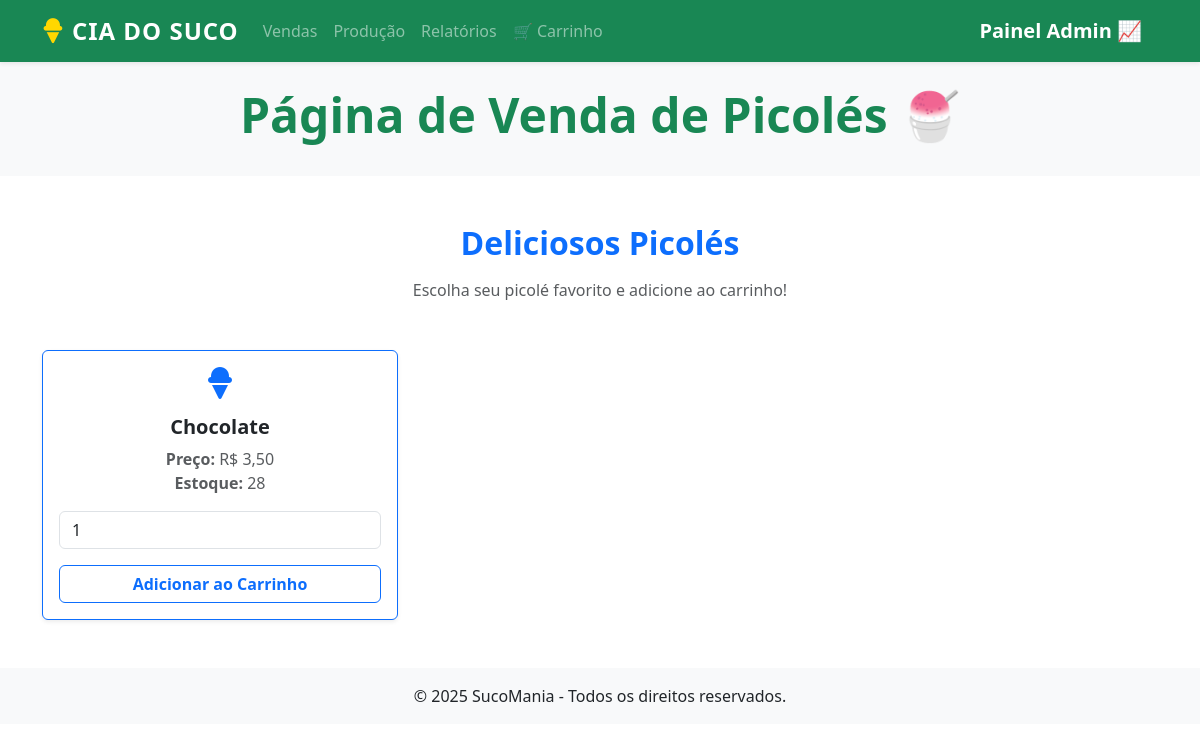
Before: /picole/ with the older database file.
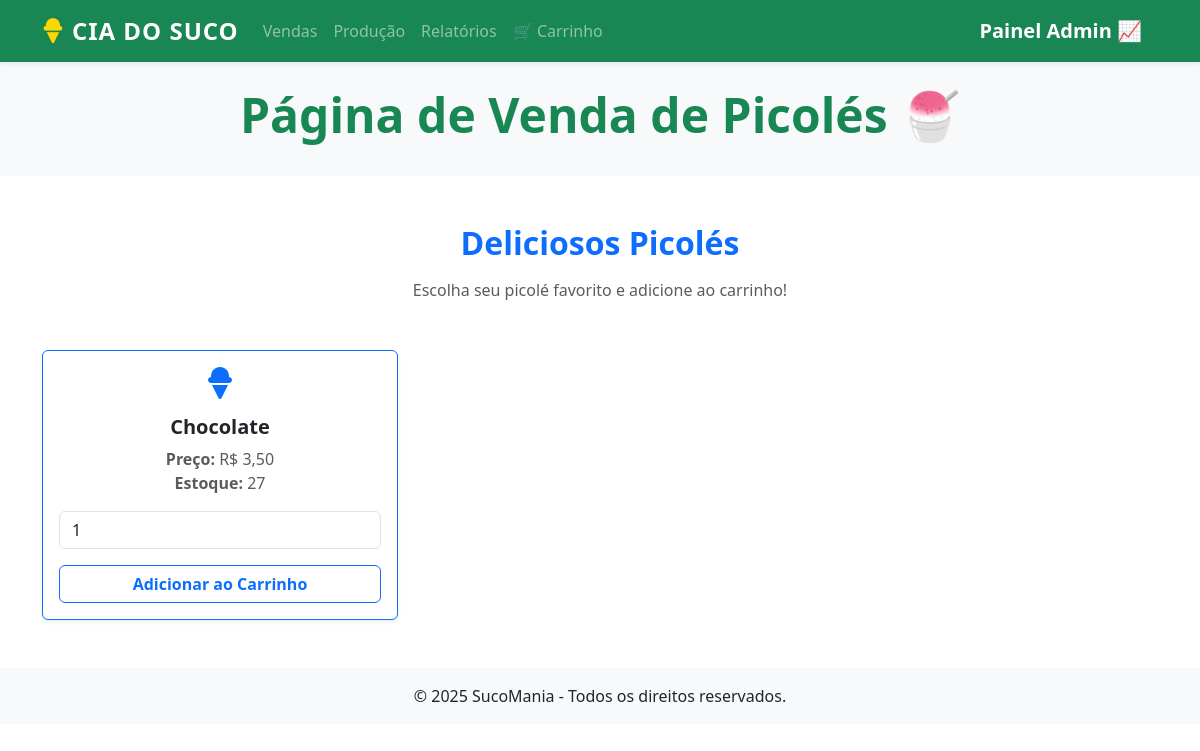
After: the same page with the newer database file.
### sucos/models.py (models this page shows, shortened)
class Product(models.Model):
    title = models.CharField(max_length= 100, verbose_name='Titutlo')
    ingredient  = models.ForeignKey('Ingredient', on_delete=models.PROTECT,related_name='products', verbose_name='Ingrediente')
    quantity = models.PositiveBigIntegerField(default=0, verbose_name='Quantidade em Estoque')
    category = models.ForeignKey(Category, on_delete= models.PROTECT, related_name='products', verbose_name='Categoria')
    price = models.DecimalField(max_digits=10, decimal_places=2, verbose_name='Preço')
    is_active = models.BooleanField(default=True, verbose_name='Ativo')
    description = models.TextField(null=True, blank=True, verbose_name='Descrição')
    created_at = models.DateTimeField(auto_now_add=True, verbose_name='Criado em')
    updated_at = models.DateTimeField(auto_now=True, verbose_name='Atualizado em')
    class Meta:
        ordering = ['title']
        verbose_name = 'Produto'

### sucos/views.py (the view)
# urls.py: path('picole/', listar_picole, name='picole'),
def listar_picole(request):
    picole= Product.objects.filter(category__name = 'Picole', is_active =  True)
    return render(request, 'produtos/gelados/picole.html', {'picoles': picole})

### sucos/templates/produtos/gelados/picole.html (shortened to what this page needs)
{% extends 'produtos/suco.html' %}
{% load static %}
{% block menu %}
<nav class="navbar navbar-expand-lg navbar-dark bg-success shadow-sm">
    <div class="container">
        <a class="navbar-brand d-flex align-items-center" href="{% url 'inicio' %}">
            <i class="fas fa-ice-cream fa-lg me-2" style="color: #FFD700;"></i>
            <span class="fw-bold fs-4" style="letter-spacing: 1px;">CIA DO SUCO</span>
        </a>
        <div class="collapse navbar-collapse" id="navbarNav">
            <ul class="navbar-nav me-auto">
                <li class="nav-item"><a class="nav-link" href="{% url 'venda' %}">Vendas</a></li>
                <li class="nav-item"><a class="nav-link" href="{% url 'sucos-producao' %}">Produção</a></li>
                <li class="nav-item"><a class="nav-link" href="#">Relatórios</a></li>
                <li class="nav-item"><a class="nav-link" href="{% url 'ver_carrinho' %}">🛒 Carrinho</a></li>
            </ul>
            <a class="navbar-brand d-flex align-items-center text-white" href="{% url 'admin:index' %}">
                <span class="fw-bold fs-5">Painel Admin 📈</span>
            </a>
        </div>
    </div>
</nav>
<div class="bg-light py-4 text-center">
    <div class="container">
        <h1 class="display-5 text-success fw-bold">Página de Venda de Picolés 🍧</h1>
    </div>
</div>
{% endblock %}
{% block conteudo %}
<div class="container py-5">
    <h2 class="text-center text-primary fw-bold mb-3">Deliciosos Picolés</h2>
    <p class="text-center text-muted mb-5">Escolha seu picolé favorito e adicione ao carrinho!</p>
    {% if picoles %}
        <div class="row g-4">
            {% for picole in picoles %}
            <div class="col-md-4">
                <div class="card border-primary shadow-sm h-100">
                    <div class="card-body text-center">
                        <i class="fas fa-ice-cream fa-2x text-primary mb-3"></i>
                        <h5 class="card-title fw-bold">{{ picole.title }}</h5>
                        <p class="card-text text-muted">
                            <strong>Preço:</strong> R$ {{ picole.price }}<br>
                            <strong>Estoque:</strong> {{ picole.quantity }}
                        </p>
                        <form method="post" action="{% url 'adicionar_carrinho' %}">
                            <div class="input-group mb-3">
                                <input type="number"
                                       name="quantidade"
                                       value="1"
                                       min="1"
                                       max="{{ picole.quantity }}"
                                       class="form-control"
                                       {% if picole.quantity == 0 %}disabled{% endif %}>
                            </div>
                            <button type="submit"
                                    class="btn btn-outline-primary w-100 fw-bold"
                                    {% if picole.quantity == 0 %}disabled{% endif %}>
                                {% if picole.quantity == 0 %}Esgotado{% else %}Adicionar ao Carrinho{% endif %}
                            </button>
                        </form>
                    </div>
                </div>
            </div>
            {% endfor %}
        </div>
    {% else %}
        <div class="alert alert-warning text-center mt-4" role="alert">
            Nenhum picolé disponível no momento! 🥶
        </div>
    {% endif %}
</div>
{% endblock %}

Changed rows visible on the page:
changed Product "Chocolate": quantity "28" → "27"
